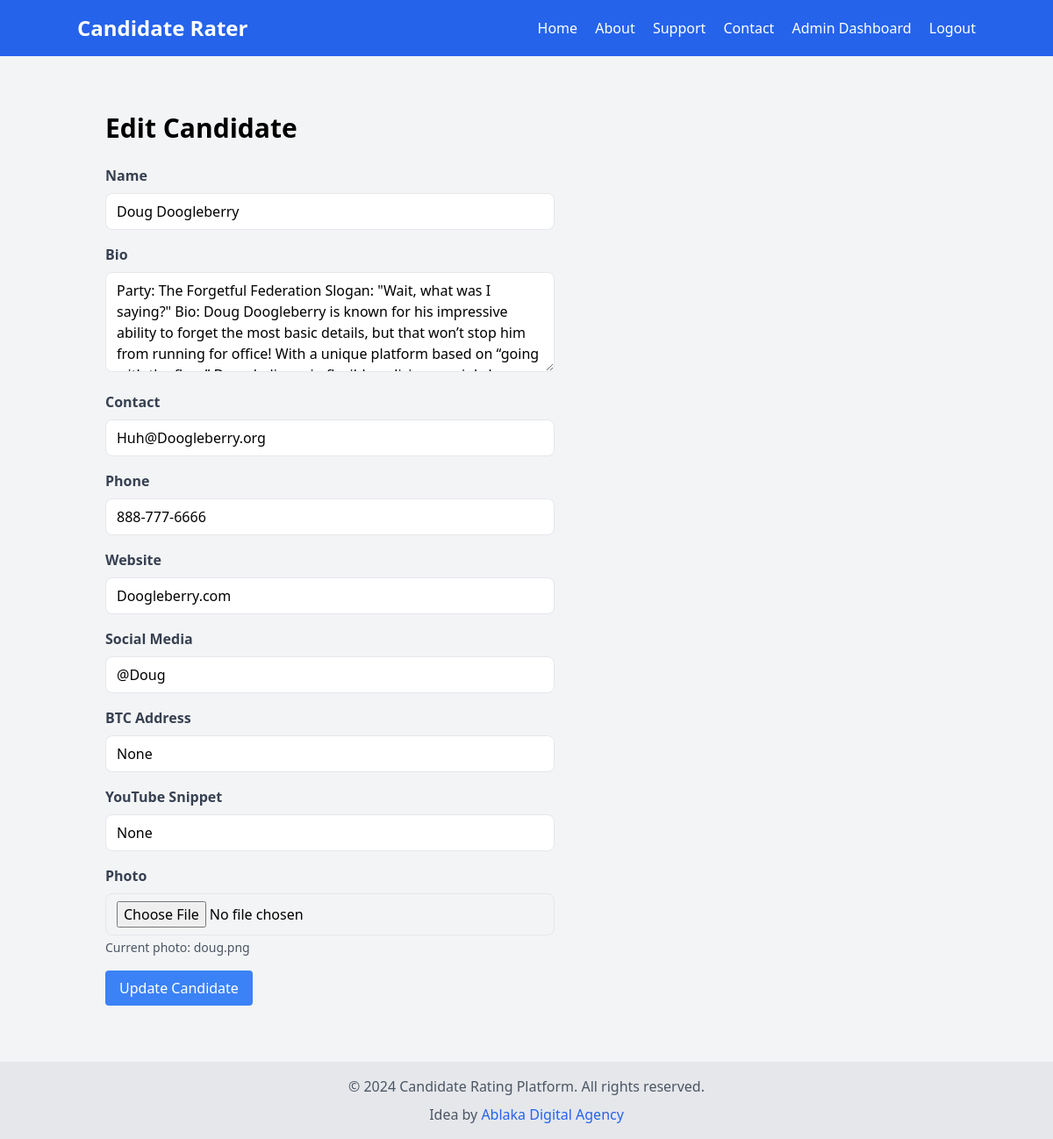
The page /admin/edit_candidate/3 (signed in) on the database as committed earlier.
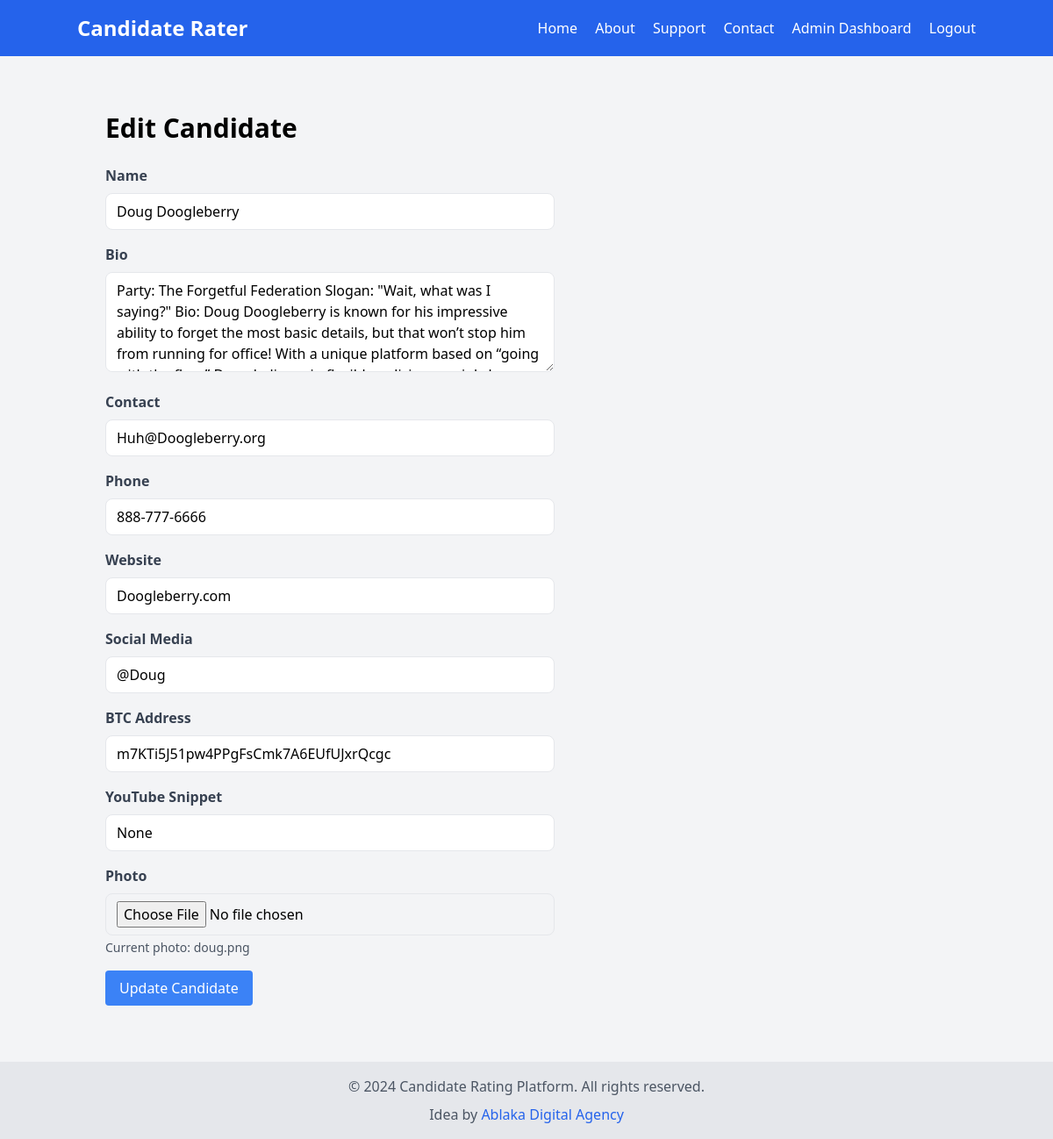
The same page on the database as committed later.
### models.py (models this page shows, shortened)
class Candidate(db.Model):
    id = db.Column(db.Integer, primary_key=True)
    name = db.Column(db.String(100), nullable=False)
    bio = db.Column(db.Text, nullable=False)
    contact = db.Column(db.String(100), nullable=False)
    photo = db.Column(db.String(100), nullable=False)
    phone = db.Column(db.Text, nullable=True)
    website = db.Column(db.Text, nullable=True)
    social_media = db.Column(db.Text, nullable=True)
    reviews = db.relationship('Review', backref='candidate', lazy=True)
    average_rating = db.Column(db.Float, default=0.0)
    btc_address = db.Column(db.String(100), nullable=True)
    youtube_snippet = db.Column(db.String(200), nullable=True)

### main.py (the view, shortened to what this page needs)
@app.route('/admin/edit_candidate/<int:id>', methods=['GET', 'POST'])
def admin_edit_candidate(id):
    if 'admin_id' not in session:
        flash('Please log in to access this page', 'error')
        return redirect(url_for('admin_login'))
    candidate = Candidate.query.get_or_404(id)
    return render_template('admin/edit_candidate.html', candidate=candidate)

### templates/admin/edit_candidate.html
{% extends "base.html" %}
{% block content %}
<div class="container mx-auto px-4 py-8">
    <h1 class="text-3xl font-bold mb-6">Edit Candidate</h1>
    <form action="{{ url_for('admin_edit_candidate', id=candidate.id) }}" method="POST" enctype="multipart/form-data" class="max-w-lg">
        <div class="mb-4">
            <label for="name" class="block text-gray-700 font-bold mb-2">Name</label>
            <input type="text" id="name" name="name" value="{{ candidate.name }}" class="w-full px-3 py-2 border rounded-lg focus:outline-none focus:border-blue-500" required>
        </div>
        <div class="mb-4">
            <label for="bio" class="block text-gray-700 font-bold mb-2">Bio</label>
            <textarea id="bio" name="bio" rows="4" class="w-full px-3 py-2 border rounded-lg focus:outline-none focus:border-blue-500" required>{{ candidate.bio }}</textarea>
        </div>
        <div class="mb-4">
            <label for="contact" class="block text-gray-700 font-bold mb-2">Contact</label>
            <input type="text" id="contact" name="contact" value="{{ candidate.contact }}" class="w-full px-3 py-2 border rounded-lg focus:outline-none focus:border-blue-500" required>
        </div>
        <div class="mb-4">
            <label for="phone" class="block text-gray-700 font-bold mb-2">Phone</label>
            <input type="text" id="phone" name="phone" value="{{ candidate.phone }}" class="w-full px-3 py-2 border rounded-lg focus:outline-none focus:border-blue-500">
        </div>
        <div class="mb-4">
            <label for="website" class="block text-gray-700 font-bold mb-2">Website</label>
            <input type="text" id="website" name="website" value="{{ candidate.website }}" class="w-full px-3 py-2 border rounded-lg focus:outline-none focus:border-blue-500">
        </div>
        <div class="mb-4">
            <label for="social_media" class="block text-gray-700 font-bold mb-2">Social Media</label>
            <input type="text" id="social_media" name="social_media" value="{{ candidate.social_media }}" class="w-full px-3 py-2 border rounded-lg focus:outline-none focus:border-blue-500">
        </div>
        <div class="mb-4">
            <label for="btc_address" class="block text-gray-700 font-bold mb-2">BTC Address</label>
            <input type="text" id="btc_address" name="btc_address" value="{{ candidate.btc_address }}" class="w-full px-3 py-2 border rounded-lg focus:outline-none focus:border-blue-500">
        </div>
        <div class="mb-4">
            <label for="youtube_snippet" class="block text-gray-700 font-bold mb-2">YouTube Snippet</label>
            <input type="text" id="youtube_snippet" name="youtube_snippet" value="{{ candidate.youtube_snippet }}" class="w-full px-3 py-2 border rounded-lg focus:outline-none focus:border-blue-500">
        </div>
        <div class="mb-4">
            <label for="photo" class="block text-gray-700 font-bold mb-2">Photo</label>
            <input type="file" id="photo" name="photo" accept="image/*" class="w-full px-3 py-2 border rounded-lg focus:outline-none focus:border-blue-500">
            <p class="text-sm text-gray-600 mt-1">Current photo: {{ candidate.photo }}</p>
        </div>
        <div>
            <button type="submit" class="bg-blue-500 text-white px-4 py-2 rounded hover:bg-blue-600 focus:outline-none focus:ring-2 focus:ring-blue-500 focus:ring-opacity-50">Update Candidate</button>
        </div>
    </form>
</div>
{% endblock %}

Rows that differ between the two databases and show on the page:
changed Candidate "doug.png": btc_address "None" → "m7KTi5J51pw4PPgFsCmk7A6EUfUJxrQcgc"
